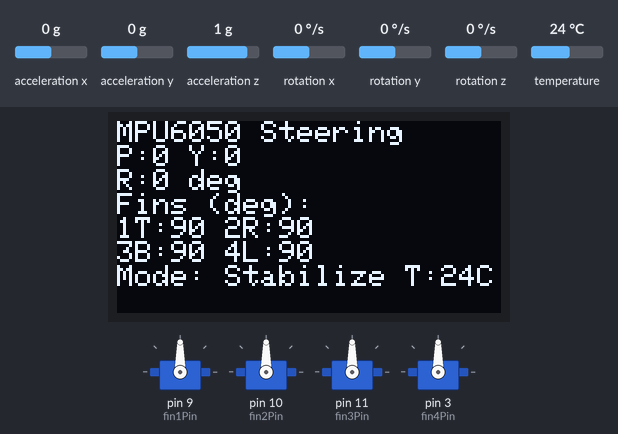
Simulated run of this sketch. Board: Arduino Uno, built with avr-gcc and run on an emulated ATmega328P. Parts: 4 × servo, 128×64 one-colour display. Inputs (shaded band) come from the test bench; at power-on: rotation z 0 °/s, acceleration x 0 g, acceleration y 0 g, acceleration z 1 g, rotation x 0 °/s, rotation y 0 °/s, temperature 24 °C. What the sketch prints to the serial monitor is not drawn.

Above: at 6.2 s.
6.3 s: rotation z set to -192 °/s
At 6.5 s:
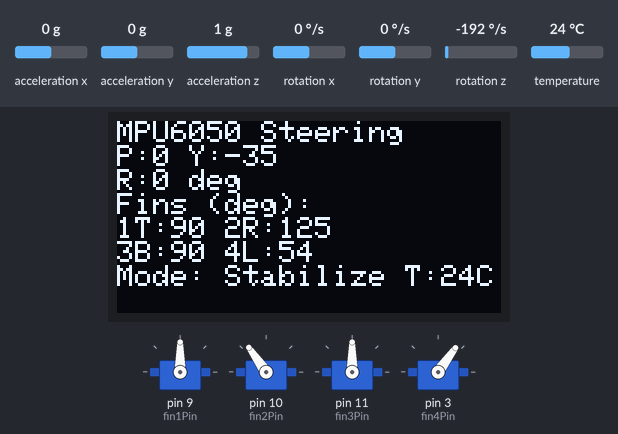
8.1 s: acceleration x set to -1.4 g
At 8.25 s:
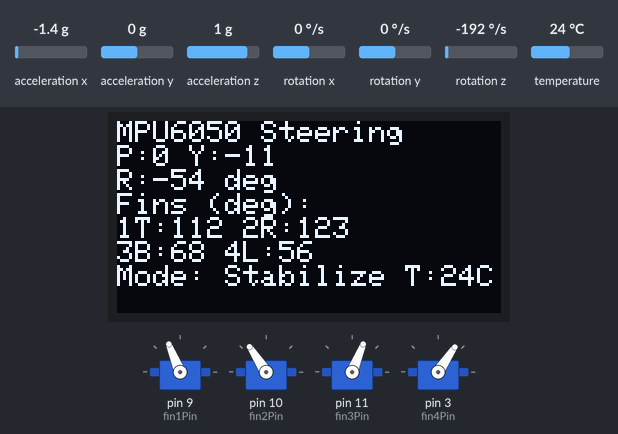
9.9 s: acceleration y set to -1.4 g
At 10.1 s:
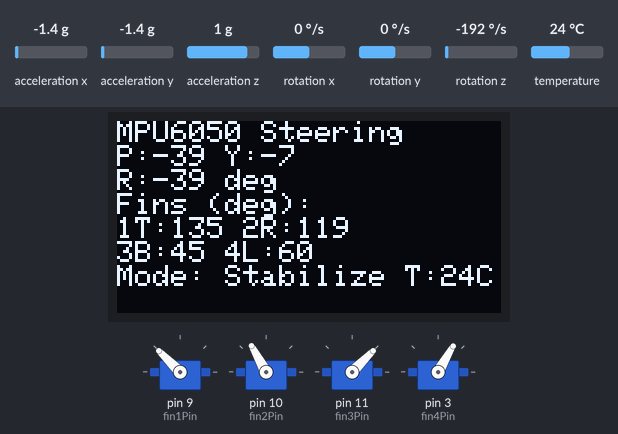
11.7 s: acceleration x set to 0 g
At 11.87 s:
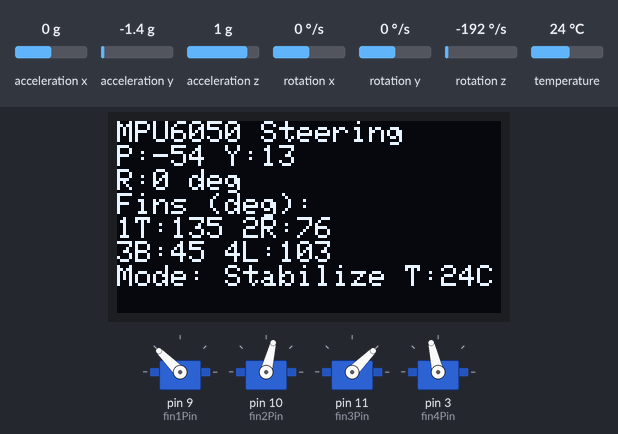
14.4 s: acceleration y set to 0.8 g
At 14.56 s:
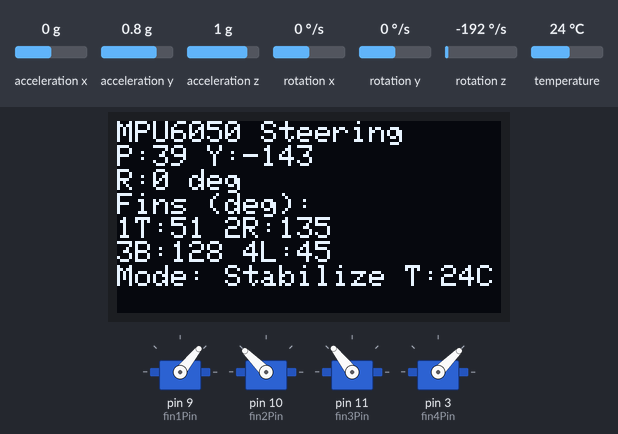
16.2 s: acceleration z set to -1.4 g
At 16.32 s:
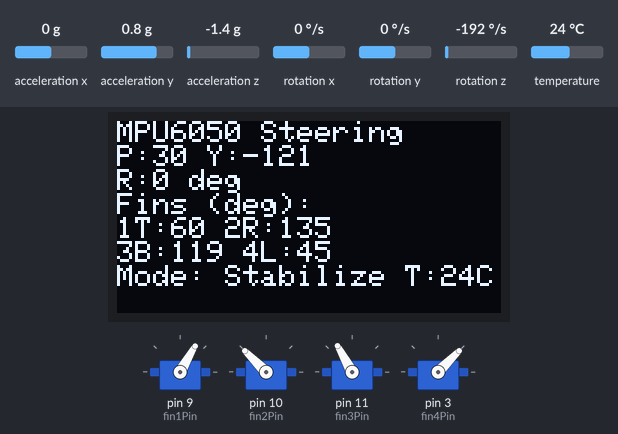
Timing chart, 0 to 19.0 s (numbered marks = the images above; inputs shaded):
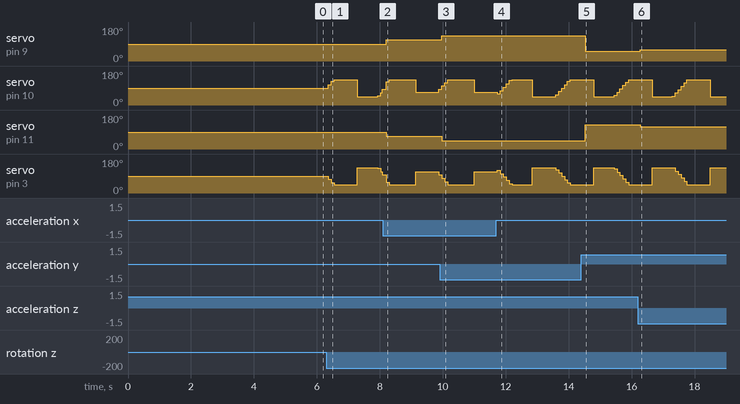

Measured:
- after the input at 6.3 s, servo on pin 10 (fin2Pin): 90° → 107° after 0.06 s, → 125° 0.09 s later, → 135° 0.09 s later, → 45° 0.74 s later, … (6 changes in this stretch); servo on pin 3 (fin4Pin): 90° → 72° after 0.06 s, → 54° 0.09 s later, → 45° 0.09 s later, → 135° 0.74 s later, … (6 changes in this stretch)
- after the input at 8.1 s, servo on pin 9 (fin1Pin): 90° → 112° after 0.11 s; servo on pin 11 (fin3Pin): 90° → 68° after 0.11 s
- after the input at 9.9 s, servo on pin 9 (fin1Pin): 112° → 135° after 0.07 s; servo on pin 11 (fin3Pin): 68° → 45° after 0.07 s
- after the input at 14.4 s, servo on pin 9 (fin1Pin): 135° → 51° after 0.12 s; servo on pin 11 (fin3Pin): 45° → 128° after 0.12 s
- after the input at 16.2 s, servo on pin 9 (fin1Pin): 51° → 60° after 0.08 s; servo on pin 11 (fin3Pin): 128° → 119° after 0.08 s

The sketch:

sketch_sep26a.ino
```cpp
/*
 * Integrated Arduino Code: Autonomous Steering for 4-Fin Projectile Using MPU6050 Feedback + 1.3" OLED Display
 *
 * This code enables the projectile to "steer" itself using the MPU6050 as the primary sensor for orientation feedback.
 * - **Steering Mechanism**: Closed-loop control where MPU6050 detects current pitch, roll, and yaw deviations from a target (level flight by default).
 *   - Fins deflect proportionally to correct errors (negative feedback): E.g., if nose pitches up (positive pitch detected), vertical fins deflect down to pitch the nose back down.
 *   - This stabilizes and steers the projectile to maintain a straight, level path during flight.
 *   - Proportional gain (Kp) added for tunable responsiveness (higher Kp = more aggressive steering).
 * - **Autonomous Operation**: No external input needed—relies solely on MPU6050. Fixed in "Stabilize" mode (steer to level).
 * - **Yaw Handling**: Gyro-integrated with calibration; holds heading but may drift. For true heading hold, add magnetometer.
 * - **Application**: Ideal for model rockets, gliders, or fin-stabilized projectiles. Ground-test by tilting: Fins should counter to "steer" back to level.
 *
 * Limitations:
 * - Short-term yaw hold (drifts ~1-2°/s without fusion). For longer flights, integrate a full AHRS library (e.g., Madgwick).
 * - Assumes forward-facing MPU6050 (X-axis along projectile nose).
 * - Flight: Low-speed tests first; adjust Kp and MAX_DEFLECT for your aerodynamics.
 *
 * Hardware: 4 servos for fins, MPU6050, optional OLED (no button needed).
 * Libraries: Servo (built-in), Adafruit MPU6050, Adafruit SSD1306 (with GFX).
 *
 * Operation:
 * - Power on: Calibrates, then steers based on MPU6050 tilts/rotations.
 * - Tilt forward: Fins deflect to steer nose down (correction).
 * - Rotate: Horizontal fins steer to counter yaw.
 */

#include <Servo.h>
#include <Adafruit_MPU6050.h>
#include <Adafruit_Sensor.h>
#include <Wire.h>
#include <Adafruit_GFX.h>
#include <Adafruit_SSD1306.h>
#include <math.h>  // For atan2, sqrt, and M_PI

// OLED Configuration
#define SCREEN_WIDTH 128
#define SCREEN_HEIGHT 64
#define OLED_RESET -1
#define OLED_ADDR 0x3C  // Common I2C address; try 0x3D if no display
Adafruit_SSD1306 display(SCREEN_WIDTH, SCREEN_HEIGHT, &Wire, OLED_RESET);

// Servo Configuration (One per Fin/Wing for Steering)
Servo fin1Servo, fin2Servo, fin3Servo, fin4Servo;
int fin1Pin = 9;   // Fin 1: Top (Vertical: Pitch/Roll correction)
int fin2Pin = 10;  // Fin 2: Right (Horizontal: Yaw/Roll correction)
int fin3Pin = 11;  // Fin 3: Bottom (Vertical: Pitch/Roll correction)
int fin4Pin = 3;   // Fin 4: Left (Horizontal: Yaw/Roll correction)

// MPU6050 Configuration
Adafruit_MPU6050 mpu;

// Steering Variables
float pitchError = 0.0;  // Detected pitch deviation
float rollError = 0.0;   // Detected roll deviation
float yawError = 0.0;    // Detected yaw deviation (integrated)
unsigned long previousTime = 0;
float yawOffset = 0.0;   // Gyro bias
const float Kp = 1.0;    // Proportional gain (tune: 0.5-2.0 for steering aggressiveness)
const int MAX_DEFLECT = 45;  // Max fin deflection (±45° from neutral)

// Fin Deflections (degrees from 90° neutral)
int fin1Deflect, fin2Deflect, fin3Deflect, fin4Deflect;

void setup() {
  Serial.begin(115200);
  while (!Serial) {
    delay(10);
  }
  Serial.println("Initializing MPU6050-Based Autonomous Steering System...");

  // Initialize Servos (Fins)
  fin1Servo.attach(fin1Pin);
  fin2Servo.attach(fin2Pin);
  fin3Servo.attach(fin3Pin);
  fin4Servo.attach(fin4Pin);
  setAllFinsNeutral();
  delay(500);
  Serial.println("Fins set to neutral (ready for steering).");

  // Initialize MPU6050
  if (!mpu.begin()) {
    Serial.println("Failed to find MPU6050 chip");
    displayError("MPU6050 not found!");
    while (1) {
      delay(10);
    }
  }
  Serial.println("MPU6050 Found! (Primary steering sensor)");

  // MPU6050 Settings (balanced for steering feedback)
  mpu.setAccelerometerRange(MPU6050_RANGE_8_G);
  mpu.setGyroRange(MPU6050_RANGE_500_DEG);
  mpu.setFilterBandwidth(MPU6050_BAND_21_HZ);
  Serial.println("MPU6050 configured for steering.");

  // Calibrate gyro bias (keep projectile still and level)
  Serial.println("Calibrating MPU6050 gyro (keep still and level for accurate steering)...");
  float gyroSum = 0.0;
  int calSamples = 200;
  for (int i = 0; i < calSamples; i++) {
    sensors_event_t a, g, temp;
    mpu.getEvent(&a, &g, &temp);
    gyroSum += g.gyro.z;
    delay(10);
  }
  yawOffset = gyroSum / calSamples;
  Serial.print("Yaw offset calibrated: "); Serial.println(yawOffset);

  // Initialize OLED
  if (!display.begin(SSD1306_SWITCHCAPVCC, OLED_ADDR)) {
    Serial.println(F("SSD1306 allocation failed"));
    displayError("OLED not found!");
    while (1);
  }
  Serial.println("OLED initialized for steering feedback.");

  // OLED Startup Display
  display.clearDisplay();
  display.setTextSize(1);
  display.setTextColor(SSD1306_WHITE);
  display.setCursor(0, 0);
  display.cp437(true);
  display.println(F("MPU6050 Steering Ready"));
  display.println(F("Autonomous control via"));
  display.println(F("sensor feedback."));
  display.println(F("Mode: Stabilize"));
  display.display();
  delay(2000);

  previousTime = millis();
  Serial.println("Autonomous steering loop started. MPU6050 will guide fins.");
}

void loop() {
  // Delta time for integration
  unsigned long currentTime = millis();
  float deltaT = (currentTime - previousTime) / 1000.0;
  previousTime = currentTime;

  // Read MPU6050 (core sensor for steering)
  sensors_event_t a, g, temp;
  mpu.getEvent(&a, &g, &temp);

  // Compute errors (deviations from target: level = 0°)
  pitchError = atan2(a.acceleration.y, sqrt(a.acceleration.x * a.acceleration.x + a.acceleration.z * a.acceleration.z)) * 180.0 / M_PI;
  rollError = atan2(a.acceleration.x, sqrt(a.acceleration.y * a.acceleration.y + a.acceleration.z * a.acceleration.z)) * 180.0 / M_PI;
  yawError += (g.gyro.z - yawOffset) * deltaT * 180.0 / M_PI;  // Integrate yaw error
  if (yawError > 180) yawError -= 360;
  if (yawError < -180) yawError += 360;

  // Compute steering deflections (proportional to errors, for correction)
  // Pitch steering: Vertical fins (1 top, 3 bottom) deflect to counter pitchError
  float pitchSteer = Kp * -pitchError;  // Negative for correction
  fin1Deflect = 90 + constrain(pitchSteer, -MAX_DEFLECT, MAX_DEFLECT);  // Top fin: + for nose down
  fin3Deflect = 90 - constrain(pitchSteer, -MAX_DEFLECT, MAX_DEFLECT);  // Bottom fin: opposing

  // Yaw steering: Horizontal fins (2 right, 4 left) deflect to counter yawError
  float yawSteer = Kp * -yawError;
  fin2Deflect = 90 + constrain(yawSteer, -MAX_DEFLECT, MAX_DEFLECT);  // Right fin: + for right yaw correction
  fin4Deflect = 90 - constrain(yawSteer, -MAX_DEFLECT, MAX_DEFLECT);  // Left fin: opposing

  // Roll steering: Differential on all fins to counter rollError
  float rollSteer = Kp * -rollError;
  fin1Deflect += constrain(rollSteer, -MAX_DEFLECT / 2, MAX_DEFLECT / 2);  // Top: + for right roll correction
  fin2Deflect += constrain(rollSteer, -MAX_DEFLECT / 2, MAX_DEFLECT / 2);  // Right: +
  fin3Deflect -= constrain(rollSteer, -MAX_DEFLECT / 2, MAX_DEFLECT / 2);  // Bottom: -
  fin4Deflect -= constrain(rollSteer, -MAX_DEFLECT / 2, MAX_DEFLECT / 2);  // Left: -

  // Final constrain (safe range: 45-135°)
  fin1Deflect = constrain(fin1Deflect, 90 - MAX_DEFLECT, 90 + MAX_DEFLECT);
  fin2Deflect = constrain(fin2Deflect, 90 - MAX_DEFLECT, 90 + MAX_DEFLECT);
  fin3Deflect = constrain(fin3Deflect, 90 - MAX_DEFLECT, 90 + MAX_DEFLECT);
  fin4Deflect = constrain(fin4Deflect, 90 - MAX_DEFLECT, 90 + MAX_DEFLECT);

  // Actuate fins for steering
  fin1Servo.write(fin1Deflect);
  fin2Servo.write(fin2Deflect);
  fin3Servo.write(fin3Deflect);
  fin4Servo.write(fin4Deflect);

  // Update OLED (steering status)
  display.clearDisplay();
  display.setTextSize(1);
  display.setCursor(0, 0);
  display.println(F("MPU6050 Steering"));

  // Errors (for monitoring steering performance)
  display.print(F("P:")); display.print(pitchError, 0); display.print(F(" Y:")); display.print(yawError, 0); display.println();
  display.print(F("R:")); display.print(rollError, 0); display.println(F(" deg"));

  // Fin Positions
  display.println(F("Fins (deg):"));
  display.print(F("1T:")); display.print(fin1Deflect); display.print(F(" 2R:")); display.print(fin2Deflect); display.println();
  display.print(F("3B:")); display.print(fin3Deflect); display.print(F(" 4L:")); display.print(fin4Deflect); display.println();

  // Mode and Temp (fixed mode)
  display.print(F("Mode: Stabilize"));
  display.print(F(" T:")); display.print(temp.temperature, 0); display.println(F("C"));

  display.display();

  // Serial output (debug steering)
  Serial.print("Errors - P:"); Serial.print(pitchError,1); Serial.print(" Y:"); Serial.print(yawError,1); Serial.print(" R:"); Serial.print(rollError,1);
  Serial.print(" | Fins - 1T:"); Serial.print(fin1Deflect); Serial.print(" 2R:"); Serial.print(fin2Deflect);
  Serial.print(" 3B:"); Serial.print(fin3Deflect); Serial.print(" 4L:"); Serial.println(fin4Deflect);
  Serial.println("Steering Mode: Stabilize");

  delay(50);  // 20Hz update for smooth steering
}

// Neutral position for all fins
void setAllFinsNeutral() {
  fin1Servo.write(90);
  fin2Servo.write(90);
  fin3Servo.write(90);
  fin4Servo.write(90);
}

// Error handler
void displayError(String message) {
  Serial.println(message);
  if (display.begin(SSD1306_SWITCHCAPVCC, OLED_ADDR)) {
    display.clearDisplay();
    display.setCursor(0, 0);
    display.setTextSize(1);
    display.println(F("STEERING ERROR:"));
    display.println(message);
    display.display();
  }
}
```
